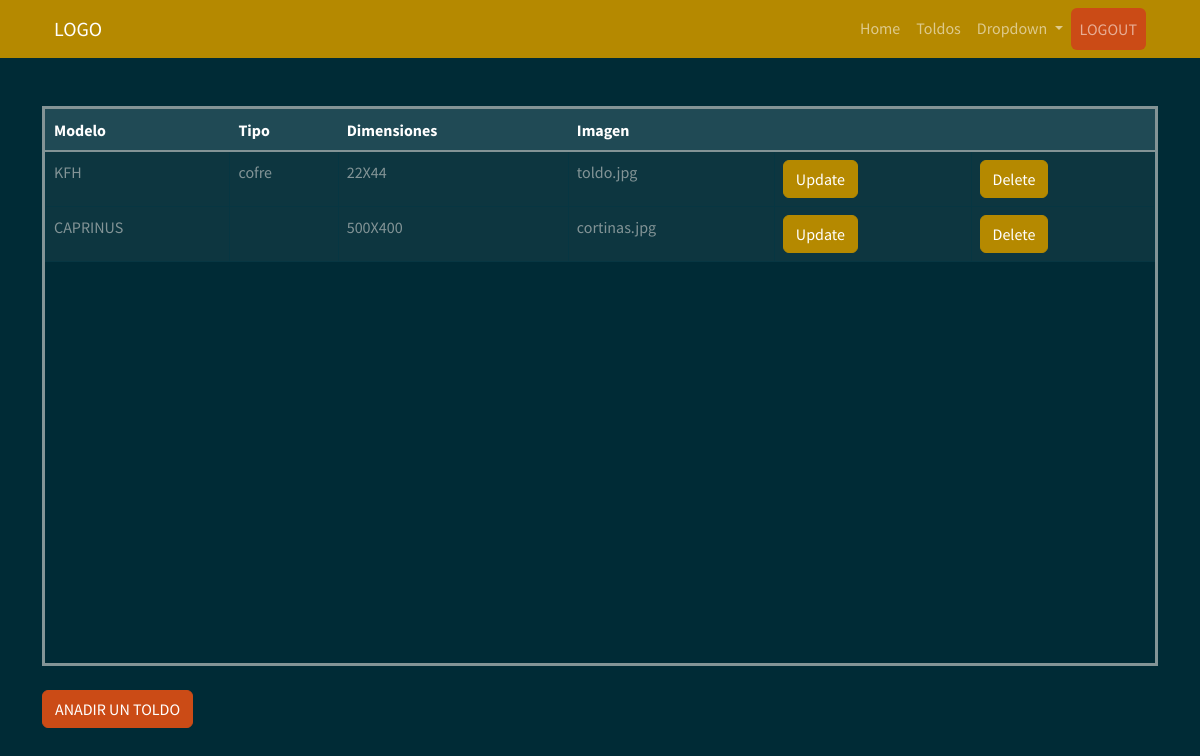
/toldo, run on the app's committed database.
### myapp/models.py (models this page shows)
    class Toldo(db.Model):
        __tablename__ = "Toldo"  # Nombre de la tabla que se crea
        Toldo_id = db.Column("toldo_id", db.Integer, Sequence(
            'toldo_id_seq'),  primary_key=True)
        Modelo = db.Column(db.String(20))
        Tipo = db.Column(db.String(30))
        Dimensiones = db.Column(db.String(30))
        Imagen = db.Column(db.String(30))

### myapp/views.py (the view)
    @app.route("/toldo", methods=["GET", "POST"])
    def toldo():
        list_toldo = db_access["list_toldos"]
        toldos = list_toldo()
        return render_template("toldos.html", toldos=toldos)

### myapp/templates/toldos.html (shortened to what this page needs)
<!DOCTYPE html>
<html>
<head>
    <link href="https://cdn.jsdelivr.net/npm/bootstrap@5.1.3/dist/css/bootstrap.min.css" rel="stylesheet"
>
    <link rel="stylesheet" href="../static/style/bootstrap.min(8).css">
</head>
<body>
    {% include 'includes/navbar.html' %}
    <div class="container my-5">
        <div style=" overflow:auto;  height: 70vh; border-style: solid;">
          <table class="table table-bordered mx-auto">
            <thead class="table-dark">
              <tr class="table-active">
                <th>Modelo</th>
                <th>Tipo</th>
                <th>Dimensiones</th>
                <th>Imagen</th>
                <th></th>
                <th></th>
              </tr>
            </thead>
            <tbody>
              {% for toldo in toldos %}
              <tr>
                <td> {{ toldo.Modelo }} </td>
                <td> {{ toldo.Tipo }} </td>
                <td> {{ toldo.Dimensiones }} </td>
                <td> {{ toldo.Imagen }} </td>
                <td> <a class="btn btn-primary" href="/update_toldo/{{toldo.Toldo_id}}">Update</a></td>
                <td> <a class="btn btn-primary" href="/delete_toldo/{{toldo.Toldo_id}}">Delete</a></td>
              </tr>
              {% endfor %}
            </tbody>
          </table>
        </div>
        <br>
        <a href="/create_toldo" class="btn btn-warning">ANADIR UN TOLDO</a>
    </div>
</body>
</html>

### data on the page
Toldo: Modelo "KFH", Tipo "cofre", Dimensiones "22X44", Imagen "toldo.jpg"
Toldo: Modelo "CAPRINUS", Dimensiones "500X400", Imagen "cortinas.jpg"
